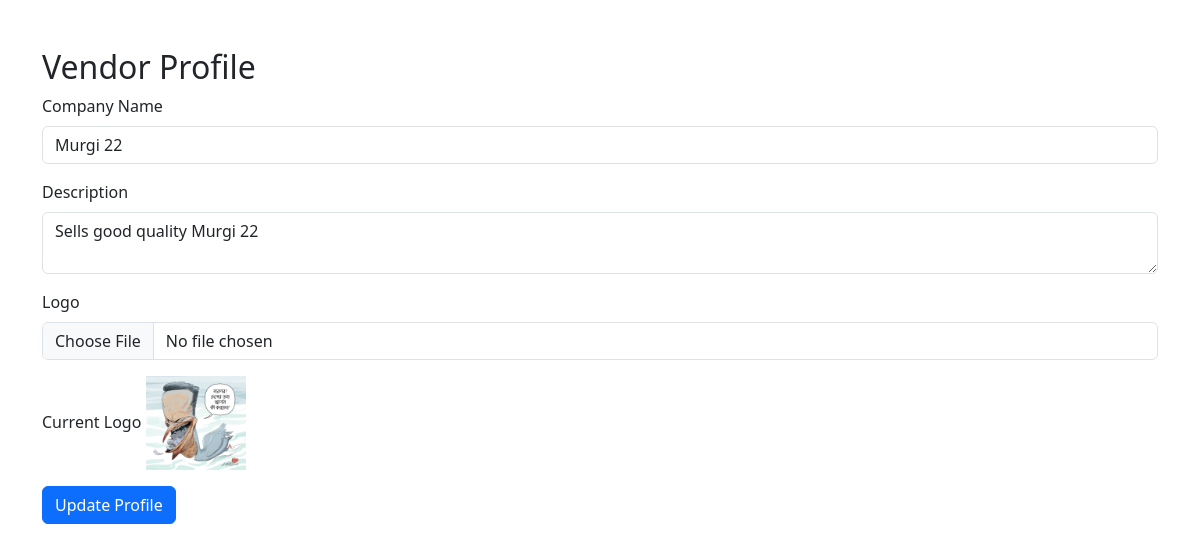
/shop/vendor_profile.php (signed in), run on the app's committed database.
### tables this page shows
CREATE TABLE `vendors` (
  `id` int(11) NOT NULL,
  `user_id` int(11) NOT NULL,
  `company_name` varchar(100) NOT NULL,
  `description` text DEFAULT NULL,
  `logo_url` varchar(255) DEFAULT NULL,
  `status` enum('active','inactive','suspended') NOT NULL DEFAULT 'inactive',
  `created_at` timestamp NOT NULL DEFAULT current_timestamp(),
  `updated_at` timestamp NOT NULL DEFAULT current_timestamp() ON UPDATE current_timestamp()
);

### src/helpers.php (called while the page is built, shortened)
<?php
if (!function_exists('settings')) {
    function settings()
    {
       $root = "http://localhost/POLY/Batch01/Class20-17-92024Project/tigercommerce/";
        return [
            'root'  => $root,
            'companyname'=> 'Gold Digger Enterprise',
            'logo'=>$root."admin/assets/img/logo.svg",
            'homepage'=> $root,
            'adminpage'=>$root.'admin/',
            'vendorpage'=>$root.'vendor/',
            'hostname'=> 'localhost',
            'user'=> 'root',
            'password'=> '',
            'database'=> 'lioncommerce'
        ];
    }
}

### shop/vendor_profile.php (the view, shortened to what this page needs)
<?php
require __DIR__ . "/../config/database.php";
$vendor_id = $_SESSION['user_id'];
$query = "SELECT * FROM vendors WHERE user_id = $vendor_id limit 1";
$result = $conn->query($query);
$vendor = $result->fetch_assoc();
?>
<!DOCTYPE html>
<html lang="en">
<head>
    <link href="https://cdn.jsdelivr.net/npm/bootstrap@5.3.0-alpha1/dist/css/bootstrap.min.css" rel="stylesheet">
</head>
<body>
    <div class="container mt-5">
        <h2>Vendor Profile</h2>
        <form action="" method="POST" enctype="multipart/form-data">
            <div class="mb-3">
                <label for="company_name" class="form-label">Company Name</label>
                <input type="text" class="form-control" id="company_name" name="company_name" value="<?= $vendor['company_name'] ?>">
            </div>
            <div class="mb-3">
                <label for="description" class="form-label">Description</label>
                <textarea class="form-control" id="description" name="description"><?= $vendor['description'] ?></textarea>
            </div>
            <div class="mb-3">
                <label for="logo" class="form-label">Logo</label>
                <input type="file" class="form-control" id="logo" name="logo">
            </div>
            <div class="mb-3">
                <label for="currentlogo">Current Logo</label>
                <img src="<?= settings()['root'] . "uploads/vendor/logo/". $vendor['logo_url'] ?>" alt="Current Logo" width="100">
            </div>
            <button type="submit" class="btn btn-primary">Update Profile</button>
        </form>
    </div>
</body>
</html>

### data on the page
vendors: company_name "Murgi 22", description "Sells good quality Murgi 22", logo_url (picture)
